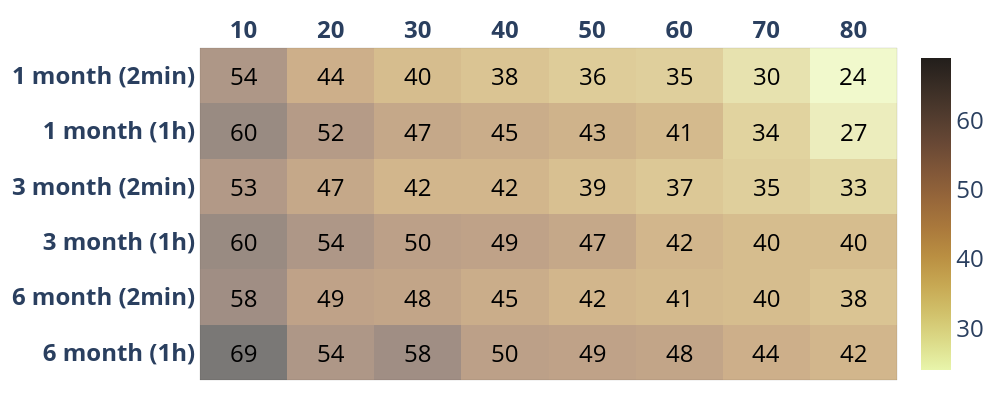

Notebook code for this chart:
### Code cell
#!pip install -U kaleido
import plotly.graph_objects as go
from functools import reduce
from itertools import product

z=[list(np.ceil(np.array(REU_6_CO_C_2)).astype(int)),list(np.ceil(np.array(REU_6_CO_C)).astype(int)),
   list(np.ceil(np.array(REU_3_CO_C_2)).astype(int)),list(np.ceil(np.array(REU_3_CO_C)).astype(int)),
  list(np.ceil(np.array(REU_1_CO_2)).astype(int)),list(np.ceil(np.array(REU_1_CO)).astype(int))]
x=['<b>10</b>', '<b>20</b>', '<b>30</b>', '<b>40</b>', '<b>50</b>','<b>60</b>',
   '<b>70</b>','<b>80</b>']
y=['<b>6 month (1h)</b>','<b>6 month (2min)</b>','<b>3 month (1h)</b>','<b>3 month (2min)</b>',
   '<b>1 month (1h)','<b>1 month (2min)</b>']

def get_anno_text(z_value):
    annotations=[]
    a, b = len(z_value), len(z_value[0])
    flat_z = reduce(lambda x,y: x+y, z_value) # z_value.flat if you deal with numpy
    coords = product(range(a), range(b))
    for pos, elem in zip(coords, flat_z):
        annotations.append({'font': {'color': 'black'},
                    'showarrow': False,
                    'text': str(elem),
                    'x': pos[1],
                    'y': pos[0],
                        'font.size':24   })
    return annotations

fig = go.Figure(data=go.Heatmap(
                   z=z,
                   x=x,
                   y=y,
                   hoverongaps = True, colorscale ='turbid',
    opacity=0.6,colorbar=dict(tickfont=dict(size=24)) ))#matter#

fig.update_layout(title={'text': "",
        'y':0.8,
        'x':0.5,
        'xanchor': 'center',
        'yanchor': 'top'},
           plot_bgcolor='rgba(0,0,0,0)',       
    annotations = get_anno_text(z),
                 width=1000,
height=400,xaxis={'side': 'top'},margin=dict(l=20, r=20, t=20, b=20))

fig.update_xaxes(tickfont = dict(size=24),linewidth=0.1, linecolor='black',
    
                 mirror=True)
fig.update_yaxes(tickfont = dict(size=24),linewidth=0.1, linecolor='black',
        
                 mirror=True)
fig.write_image("REU_CO_C_POLAR.pdf",engine="kaleido")
#plt.savefig("table2a.pdf", format="pdf", bbox_inches="tight")
fig.show()

### Figure 1 — Plotly figure (JSON) as saved in the notebook; plotly's stock layout.template omitted (floating-point values rounded to 4 significant figures)
{"data": [{"colorbar": {"tickfont": {"size": 24}}, "colorscale": [[0, "rgb(232, 245, 171)"], [0.09091, "rgb(220, 219, 137)"], [0.1818, "rgb(209, 193, 107)"], [0.2727, "rgb(199, 168, 83)"], [0.3636, "rgb(186, 143, 66)"], [0.4545, "rgb(170, 121, 60)"], [0.5455, "rgb(151, 103, 58)"], [0.6364, "rgb(129, 87, 56)"], [0.7273, "rgb(104, 72, 53)"], [0.8182, "rgb(80, 59, 46)"], [0.9091, "rgb(57, 45, 37)"], [1, "rgb(34, 30, 27)"]], "hoverongaps": true, "opacity": 0.6, "type": "heatmap", "x": ["<b>10</b>", "<b>20</b>", "<b>30</b>", "<b>40</b>", "<b>50</b>", "<b>60</b>", "<b>70</b>", "<b>80</b>"], "y": ["<b>6 month (1h)</b>", "<b>6 month (2min)</b>", "<b>3 month (1h)</b>", "<b>3 month (2min)</b>", "<b>1 month (1h)", "<b>1 month (2min)</b>"], "z": [[69, 54, 58, 50, 49, 48, 44, 42], [58, 49, 48, 45, 42, 41, 40, 38], [60, 54, 50, 49, 47, 42, 40, 40], [53, 47, 42, 42, 39, 37, 35, 33], [60, 52, 47, 45, 43, 41, 34, 27], [54, 44, 40, 38, 36, 35, 30, 24]]}], "layout": {"annotations": [{"font": {"color": "black", "size": 24}, "showarrow": false, "text": "69", "x": 0, "y": 0}, {"font": {"color": "black", "size": 24}, "showarrow": false, "text": "54", "x": 1, "y": 0}, {"font": {"color": "black", "size": 24}, "showarrow": false, "text": "58", "x": 2, "y": 0}, {"font": {"color": "black", "size": 24}, "showarrow": false, "text": "50", "x": 3, "y": 0}, {"font": {"color": "black", "size": 24}, "showarrow": false, "text": "49", "x": 4, "y": 0}, {"font": {"color": "black", "size": 24}, "showarrow": false, "text": "48", "x": 5, "y": 0}, {"font": {"color": "black", "size": 24}, "showarrow": false, "text": "44", "x": 6, "y": 0}, {"font": {"color": "black", "size": 24}, "showarrow": false, "text": "42", "x": 7, "y": 0}, {"font": {"color": "black", "size": 24}, "showarrow": false, "text": "58", "x": 0, "y": 1}, {"font": {"color": "black", "size": 24}, "showarrow": false, "text": "49", "x": 1, "y": 1}, {"font": {"color": "black", "size": 24}, "showarrow": false, "text": "48", "x": 2, "y": 1}, {"font": {"color": "black", "size": 24}, "showarrow": false, "text": "45", "x": 3, "y": 1}, {"font": {"color": "black", "size": 24}, "showarrow": false, "text": "42", "x": 4, "y": 1}, {"font": {"color": "black", "size": 24}, "showarrow": false, "text": "41", "x": 5, "y": 1}, {"font": {"color": "black", "size": 24}, "showarrow": false, "text": "40", "x": 6, "y": 1}, {"font": {"color": "black", "size": 24}, "showarrow": false, "text": "38", "x": 7, "y": 1}, {"font": {"color": "black", "size": 24}, "showarrow": false, "text": "60", "x": 0, "y": 2}, {"font": {"color": "black", "size": 24}, "showarrow": false, "text": "54", "x": 1, "y": 2}, {"font": {"color": "black", "size": 24}, "showarrow": false, "text": "50", "x": 2, "y": 2}, {"font": {"color": "black", "size": 24}, "showarrow": false, "text": "49", "x": 3, "y": 2}, {"font": {"color": "black", "size": 24}, "showarrow": false, "text": "47", "x": 4, "y": 2}, {"font": {"color": "black", "size": 24}, "showarrow": false, "text": "42", "x": 5, "y": 2}, {"font": {"color": "black", "size": 24}, "showarrow": false, "text": "40", "x": 6, "y": 2}, {"font": {"color": "black", "size": 24}, "showarrow": false, "text": "40", "x": 7, "y": 2}, {"font": {"color": "black", "size": 24}, "showarrow": false, "text": "53", "x": 0, "y": 3}, {"font": {"color": "black", "size": 24}, "showarrow": false, "text": "47", "x": 1, "y": 3}, {"font": {"color": "black", "size": 24}, "showarrow": false, "text": "42", "x": 2, "y": 3}, {"font": {"color": "black", "size": 24}, "showarrow": false, "text": "42", "x": 3, "y": 3}, {"font": {"color": "black", "size": 24}, "showarrow": false, "text": "39", "x": 4, "y": 3}, {"font": {"color": "black", "size": 24}, "showarrow": false, "text": "37", "x": 5, "y": 3}, {"font": {"color": "black", "size": 24}, "showarrow": false, "text": "35", "x": 6, "y": 3}, {"font": {"color": "black", "size": 24}, "showarrow": false, "text": "33", "x": 7, "y": 3}, {"font": {"color": "black", "size": 24}, "showarrow": false, "text": "60", "x": 0, "y": 4}, {"font": {"color": "black", "size": 24}, "showarrow": false, "text": "52", "x": 1, "y": 4}, {"font": {"color": "black", "size": 24}, "showarrow": false, "text": "47", "x": 2, "y": 4}, {"font": {"color": "black", "size": 24}, "showarrow": false, "text": "45", "x": 3, "y": 4}, {"font": {"color": "black", "size": 24}, "showarrow": false, "text": "43", "x": 4, "y": 4}, {"font": {"color": "black", "size": 24}, "showarrow": false, "text": "41", "x": 5, "y": 4}, {"font": {"color": "black", "size": 24}, "showarrow": false, "text": "34", "x": 6, "y": 4}, {"font": {"color": "black", "size": 24}, "showarrow": false, "text": "27", "x": 7, "y": 4}, {"font": {"color": "black", "size": 24}, "showarrow": false, "text": "54", "x": 0, "y": 5}, {"font": {"color": "black", "size": 24}, "showarrow": false, "text": "44", "x": 1, "y": 5}, {"font": {"color": "black", "size": 24}, "showarrow": false, "text": "40", "x": 2, "y": 5}, {"font": {"color": "black", "size": 24}, "showarrow": false, "text": "38", "x": 3, "y": 5}, {"font": {"color": "black", "size": 24}, "showarrow": false, "text": "36", "x": 4, "y": 5}, {"font": {"color": "black", "size": 24}, "showarrow": false, "text": "35", "x": 5, "y": 5}, {"font": {"color": "black", "size": 24}, "showarrow": false, "text": "30", "x": 6, "y": 5}, {"font": {"color": "black", "size": 24}, "showarrow": false, "text": "24", "x": 7, "y": 5}], "height": 400, "margin": {"b": 20, "l": 20, "r": 20, "t": 20}, "plot_bgcolor": "rgba(0,0,0,0)", "title": {"text": "", "x": 0.5, "xanchor": "center", "y": 0.8, "yanchor": "top"}, "width": 1000, "xaxis": {"linecolor": "black", "linewidth": 0.1, "mirror": true, "side": "top", "tickfont": {"size": 24}}, "yaxis": {"linecolor": "black", "linewidth": 0.1, "mirror": true, "tickfont": {"size": 24}}}}
